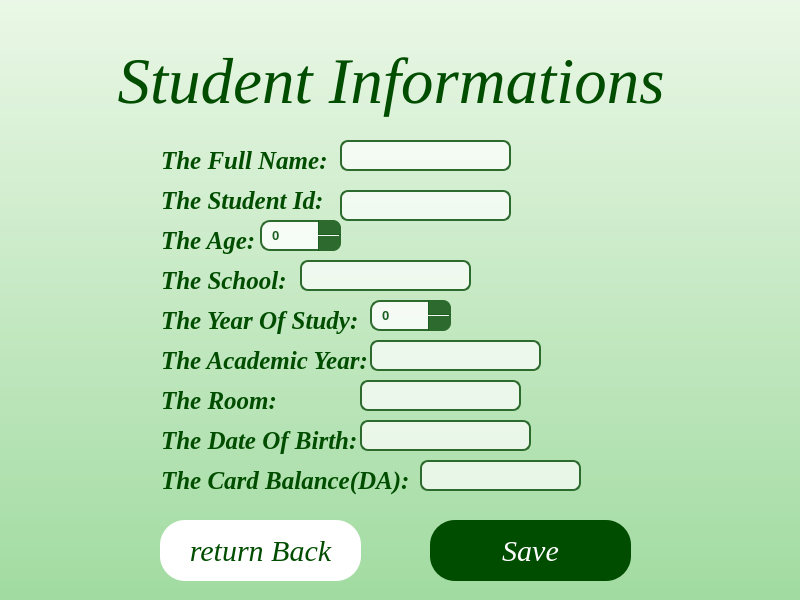
<?xml version="1.0" encoding="UTF-8"?>
<ui version="4.0">
 <class>StudentInfo</class>
 <widget class="QWidget" name="StudentInfo">
  <property name="geometry">
   <rect>
    <x>0</x>
    <y>0</y>
    <width>800</width>
    <height>600</height>
   </rect>
  </property>
  <property name="windowTitle">
   <string>Form</string>
  </property>
  <property name="styleSheet">
   <string notr="true">QWidget#StudentInfo{
    background: qlineargradient(spread:pad, x1:0, y1:0, x2:0, y2:1, stop:0 #EAF7E6, stop:1 #A1DBA1);
}</string>
  </property>
  <widget class="QLabel" name="Titel">
   <property name="geometry">
    <rect>
     <x>-10</x>
     <y>40</y>
     <width>788</width>
     <height>82</height>
    </rect>
   </property>
   <property name="font">
    <font>
     <family>Times New Roman</family>
     <pointsize>-1</pointsize>
     <italic>true</italic>
     <fontweight>ExtraBold</fontweight>
    </font>
   </property>
   <property name="styleSheet">
    <string notr="true">background-color: transparent; color: #004d00; padding: 5px; border-image: none; border: none; font-size: 65px;
</string>
   </property>
   <property name="text">
    <string>&lt;html&gt;&lt;head/&gt;&lt;body&gt;&lt;p align=&quot;center&quot;&gt;Student Informations&lt;/p&gt;&lt;/body&gt;&lt;/html&gt;</string>
   </property>
  </widget>
  <widget class="QLabel" name="DormName">
   <property name="geometry">
    <rect>
     <x>150</x>
     <y>140</y>
     <width>201</width>
     <height>41</height>
    </rect>
   </property>
   <property name="font">
    <font>
     <family>Times New Roman</family>
     <pointsize>-1</pointsize>
     <italic>true</italic>
     <bold>true</bold>
    </font>
   </property>
   <property name="styleSheet">
    <string notr="true">background-color: transparent; color: #004d00; padding: 5px; border-image: none; border: none; font-size: 25px;
</string>
   </property>
   <property name="text">
    <string>The Full Name: </string>
   </property>
  </widget>
  <widget class="QLabel" name="DormName_2">
   <property name="geometry">
    <rect>
     <x>150</x>
     <y>420</y>
     <width>231</width>
     <height>41</height>
    </rect>
   </property>
   <property name="font">
    <font>
     <family>Times New Roman</family>
     <pointsize>-1</pointsize>
     <italic>true</italic>
     <bold>true</bold>
    </font>
   </property>
   <property name="styleSheet">
    <string notr="true">background-color: transparent; color: #004d00; padding: 5px; border-image: none; border: none; font-size: 25px;
</string>
   </property>
   <property name="text">
    <string>The Date Of Birth: </string>
   </property>
  </widget>
  <widget class="QLabel" name="DormName_3">
   <property name="geometry">
    <rect>
     <x>150</x>
     <y>300</y>
     <width>221</width>
     <height>41</height>
    </rect>
   </property>
   <property name="font">
    <font>
     <family>Times New Roman</family>
     <pointsize>-1</pointsize>
     <italic>true</italic>
     <bold>true</bold>
    </font>
   </property>
   <property name="styleSheet">
    <string notr="true">background-color: transparent; color: #004d00; padding: 5px; border-image: none; border: none; font-size: 25px;
</string>
   </property>
   <property name="text">
    <string>The Year Of Study: </string>
   </property>
  </widget>
  <widget class="QLabel" name="DormName_4">
   <property name="geometry">
    <rect>
     <x>150</x>
     <y>180</y>
     <width>201</width>
     <height>41</height>
    </rect>
   </property>
   <property name="font">
    <font>
     <family>Times New Roman</family>
     <pointsize>-1</pointsize>
     <italic>true</italic>
     <bold>true</bold>
    </font>
   </property>
   <property name="styleSheet">
    <string notr="true">background-color: transparent; color: #004d00; padding: 5px; border-image: none; border: none; font-size: 25px;
</string>
   </property>
   <property name="text">
    <string>The Student Id: </string>
   </property>
  </widget>
  <widget class="QLabel" name="DormName_5">
   <property name="geometry">
    <rect>
     <x>150</x>
     <y>380</y>
     <width>201</width>
     <height>41</height>
    </rect>
   </property>
   <property name="font">
    <font>
     <family>Times New Roman</family>
     <pointsize>-1</pointsize>
     <italic>true</italic>
     <bold>true</bold>
    </font>
   </property>
   <property name="styleSheet">
    <string notr="true">background-color: transparent; color: #004d00; padding: 5px; border-image: none; border: none; font-size: 25px;
</string>
   </property>
   <property name="text">
    <string>The Room: </string>
   </property>
  </widget>
  <widget class="QLabel" name="DormName_6">
   <property name="geometry">
    <rect>
     <x>150</x>
     <y>340</y>
     <width>231</width>
     <height>41</height>
    </rect>
   </property>
   <property name="font">
    <font>
     <family>Times New Roman</family>
     <pointsize>-1</pointsize>
     <italic>true</italic>
     <bold>true</bold>
    </font>
   </property>
   <property name="styleSheet">
    <string notr="true">background-color: transparent; color: #004d00; padding: 5px; border-image: none; border: none; font-size: 25px;
</string>
   </property>
   <property name="text">
    <string>The Academic Year: </string>
   </property>
  </widget>
  <widget class="QLabel" name="DormName_7">
   <property name="geometry">
    <rect>
     <x>150</x>
     <y>260</y>
     <width>201</width>
     <height>41</height>
    </rect>
   </property>
   <property name="font">
    <font>
     <family>Times New Roman</family>
     <pointsize>-1</pointsize>
     <italic>true</italic>
     <bold>true</bold>
    </font>
   </property>
   <property name="styleSheet">
    <string notr="true">background-color: transparent; color: #004d00; padding: 5px; border-image: none; border: none; font-size: 25px;
</string>
   </property>
   <property name="text">
    <string>The School: </string>
   </property>
  </widget>
  <widget class="QLabel" name="DormName_8">
   <property name="geometry">
    <rect>
     <x>150</x>
     <y>220</y>
     <width>201</width>
     <height>41</height>
    </rect>
   </property>
   <property name="font">
    <font>
     <family>Times New Roman</family>
     <pointsize>-1</pointsize>
     <italic>true</italic>
     <bold>true</bold>
    </font>
   </property>
   <property name="styleSheet">
    <string notr="true">background-color: transparent; color: #004d00; padding: 5px; border-image: none; border: none; font-size: 25px;
</string>
   </property>
   <property name="text">
    <string>The Age: </string>
   </property>
  </widget>
  <widget class="QPushButton" name="btnReturnBack">
   <property name="geometry">
    <rect>
     <x>160</x>
     <y>520</y>
     <width>201</width>
     <height>61</height>
    </rect>
   </property>
   <property name="font">
    <font>
     <family>Times New Roman</family>
     <pointsize>-1</pointsize>
     <italic>true</italic>
     <fontweight>ExtraBold</fontweight>
    </font>
   </property>
   <property name="styleSheet">
    <string notr="true">background-color: white; color:#004d00; padding: 5px;  border-image: none; border: none; border-radius: 25px; font-size:30px;</string>
   </property>
   <property name="text">
    <string>return Back</string>
   </property>
  </widget>
  <widget class="QPushButton" name="btnSave">
   <property name="geometry">
    <rect>
     <x>430</x>
     <y>520</y>
     <width>201</width>
     <height>61</height>
    </rect>
   </property>
   <property name="font">
    <font>
     <family>Times New Roman</family>
     <pointsize>-1</pointsize>
     <italic>true</italic>
     <fontweight>ExtraBold</fontweight>
    </font>
   </property>
   <property name="styleSheet">
    <string notr="true">background-color: #004d00; color: white; padding: 5px;  border-image: none; border: none; border-radius: 25px; font-size:30px;</string>
   </property>
   <property name="text">
    <string>Save</string>
   </property>
  </widget>
  <widget class="QLineEdit" name="DateOfBirth">
   <property name="geometry">
    <rect>
     <x>360</x>
     <y>420</y>
     <width>171</width>
     <height>31</height>
    </rect>
   </property>
   <property name="styleSheet">
    <string notr="true">QLineEdit {
    border: 2px solid #2d6a2d;
    border-radius: 8px;
    padding: 5px;
    font-size: 13px;
    background-color: rgba(255,255,255,180);
	color: #2d6a2d;
}</string>
   </property>
  </widget>
  <widget class="QLineEdit" name="AcademicYear">
   <property name="geometry">
    <rect>
     <x>370</x>
     <y>340</y>
     <width>171</width>
     <height>31</height>
    </rect>
   </property>
   <property name="styleSheet">
    <string notr="true">QLineEdit {
    border: 2px solid #2d6a2d;
    border-radius: 8px;
    padding: 5px;
    font-size: 13px;
    background-color: rgba(255,255,255,180);
	color: #2d6a2d;
}</string>
   </property>
  </widget>
  <widget class="QLineEdit" name="School">
   <property name="geometry">
    <rect>
     <x>300</x>
     <y>260</y>
     <width>171</width>
     <height>31</height>
    </rect>
   </property>
   <property name="styleSheet">
    <string notr="true">QLineEdit {
    border: 2px solid #2d6a2d;
    border-radius: 8px;
    padding: 5px;
    font-size: 13px;
    background-color: rgba(255,255,255,180);
	color: #2d6a2d;
}</string>
   </property>
  </widget>
  <widget class="QLineEdit" name="FullName">
   <property name="geometry">
    <rect>
     <x>340</x>
     <y>140</y>
     <width>171</width>
     <height>31</height>
    </rect>
   </property>
   <property name="styleSheet">
    <string notr="true">QLineEdit {
    border: 2px solid #2d6a2d;
    border-radius: 8px;
    padding: 5px;
    font-size: 13px;
    background-color: rgba(255,255,255,180);
	color: #2d6a2d;
}</string>
   </property>
  </widget>
  <widget class="QLineEdit" name="Id">
   <property name="geometry">
    <rect>
     <x>340</x>
     <y>190</y>
     <width>171</width>
     <height>31</height>
    </rect>
   </property>
   <property name="styleSheet">
    <string notr="true">QLineEdit {
    border: 2px solid #2d6a2d;
    border-radius: 8px;
    padding: 5px;
    font-size: 13px;
    background-color: rgba(255,255,255,180);
	color: #2d6a2d;
}</string>
   </property>
  </widget>
  <widget class="QSpinBox" name="Age">
   <property name="geometry">
    <rect>
     <x>260</x>
     <y>220</y>
     <width>81</width>
     <height>31</height>
    </rect>
   </property>
   <property name="styleSheet">
    <string notr="true">QSpinBox {
    background-color: rgba(255,255,255,210);
    color: #1b5e20;
    border: 2px solid #2d6a2d;
    border-radius: 10px;
    padding: 4px 24px 4px 8px;
    font-size: 13px;
    font-weight: bold;
    selection-background-color: #2d6a2d;
    selection-color: white;
}

QSpinBox:hover {
    border: 2px solid #388e3c;
    background-color: rgba(255,255,255,230);
}

QSpinBox:focus {
    border: 2px solid #1b5e20;
}
QSpinBox::up-button {
    subcontrol-origin: border;
    subcontrol-position: top right;
    width: 22px;

    background-color: #2d6a2d;
    border-top-right-radius: 8px;
    border-left: 1px solid #1b5e20;
    border-bottom: 1px solid #1b5e20;
}

QSpinBox::down-button {
    subcontrol-origin: border;
    subcontrol-position: bottom right;
    width: 22px;

    background-color: #2d6a2d;
    border-bottom-right-radius: 8px;
    border-left: 1px solid #1b5e20;
}

QSpinBox::up-button:hover,
QSpinBox::down-button:hover {
    background-color: #388e3c;
}

QSpinBox::up-button:pressed,
QSpinBox::down-button:pressed {
    background-color: #1b5e20;
}</string>
   </property>
   <property name="maximum">
    <number>100000</number>
   </property>
  </widget>
  <widget class="QSpinBox" name="YearStudy">
   <property name="geometry">
    <rect>
     <x>370</x>
     <y>300</y>
     <width>81</width>
     <height>31</height>
    </rect>
   </property>
   <property name="styleSheet">
    <string notr="true">QSpinBox {
    background-color: rgba(255,255,255,210);
    color: #1b5e20;
    border: 2px solid #2d6a2d;
    border-radius: 10px;
    padding: 4px 24px 4px 8px;
    font-size: 13px;
    font-weight: bold;
    selection-background-color: #2d6a2d;
    selection-color: white;
}

QSpinBox:hover {
    border: 2px solid #388e3c;
    background-color: rgba(255,255,255,230);
}

QSpinBox:focus {
    border: 2px solid #1b5e20;
}
QSpinBox::up-button {
    subcontrol-origin: border;
    subcontrol-position: top right;
    width: 22px;

    background-color: #2d6a2d;
    border-top-right-radius: 8px;
    border-left: 1px solid #1b5e20;
    border-bottom: 1px solid #1b5e20;
}

QSpinBox::down-button {
    subcontrol-origin: border;
    subcontrol-position: bottom right;
    width: 22px;

    background-color: #2d6a2d;
    border-bottom-right-radius: 8px;
    border-left: 1px solid #1b5e20;
}

QSpinBox::up-button:hover,
QSpinBox::down-button:hover {
    background-color: #388e3c;
}

QSpinBox::up-button:pressed,
QSpinBox::down-button:pressed {
    background-color: #1b5e20;
}</string>
   </property>
   <property name="maximum">
    <number>100000</number>
   </property>
  </widget>
  <widget class="QLabel" name="TheRoom">
   <property name="geometry">
    <rect>
     <x>360</x>
     <y>380</y>
     <width>161</width>
     <height>31</height>
    </rect>
   </property>
   <property name="font">
    <font>
     <family>Times New Roman</family>
     <pointsize>-1</pointsize>
     <italic>true</italic>
     <bold>true</bold>
    </font>
   </property>
   <property name="styleSheet">
    <string notr="true">QLabel {
    border: 2px solid #2d6a2d;
    border-radius: 8px;
    padding: 5px;
    font-size: 13px;
    background-color: rgba(255,255,255,180);
	color: #2d6a2d;
}</string>
   </property>
   <property name="text">
    <string>&lt;html&gt;&lt;head/&gt;&lt;body&gt;&lt;p align=&quot;center&quot;&gt;&lt;br/&gt;&lt;/p&gt;&lt;/body&gt;&lt;/html&gt;</string>
   </property>
   <property name="alignment">
    <set>Qt::AlignmentFlag::AlignCenter</set>
   </property>
  </widget>
  <widget class="QLabel" name="DormName_9">
   <property name="geometry">
    <rect>
     <x>150</x>
     <y>460</y>
     <width>271</width>
     <height>41</height>
    </rect>
   </property>
   <property name="font">
    <font>
     <family>Times New Roman</family>
     <pointsize>-1</pointsize>
     <italic>true</italic>
     <bold>true</bold>
    </font>
   </property>
   <property name="styleSheet">
    <string notr="true">background-color: transparent; color: #004d00; padding: 5px; border-image: none; border: none; font-size: 25px;
</string>
   </property>
   <property name="text">
    <string>The Card Balance(DA): </string>
   </property>
  </widget>
  <widget class="QLabel" name="showStudentBalance">
   <property name="geometry">
    <rect>
     <x>420</x>
     <y>460</y>
     <width>161</width>
     <height>31</height>
    </rect>
   </property>
   <property name="font">
    <font>
     <family>Times New Roman</family>
     <pointsize>-1</pointsize>
     <italic>true</italic>
     <bold>true</bold>
    </font>
   </property>
   <property name="styleSheet">
    <string notr="true">QLabel {
    border: 2px solid #2d6a2d;
    border-radius: 8px;
    padding: 5px;
    font-size: 13px;
    background-color: rgba(255,255,255,180);
	color: #2d6a2d;
}</string>
   </property>
   <property name="text">
    <string>&lt;html&gt;&lt;head/&gt;&lt;body&gt;&lt;p align=&quot;center&quot;&gt;&lt;br/&gt;&lt;/p&gt;&lt;/body&gt;&lt;/html&gt;</string>
   </property>
   <property name="alignment">
    <set>Qt::AlignmentFlag::AlignCenter</set>
   </property>
  </widget>
 </widget>
 <resources/>
 <connections/>
</ui>
